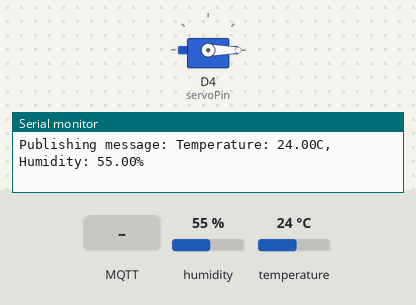
The sketch below on a simulated ESP8266 (NodeMCU). Parts: servo, the last lines printed to the serial monitor. The test bench sets the inputs (shaded band); at power-on: humidity 55 %, temperature 24 °C. WiFi joins after 1.5 s; servers stay silent unless stated; no MQTT or app messages arrive unless stated.

Above: at 2.7 s.
2.8 s: MQTT message "ON" arrives on the first subscribed topic
At 4.8 s:
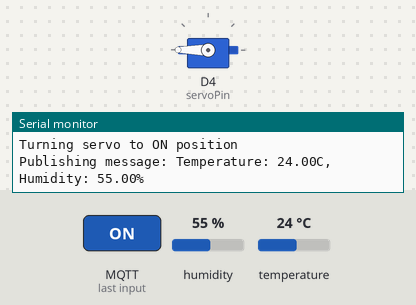
5.1 s: MQTT message "OFF" arrives on the first subscribed topic
At 6.2 s:
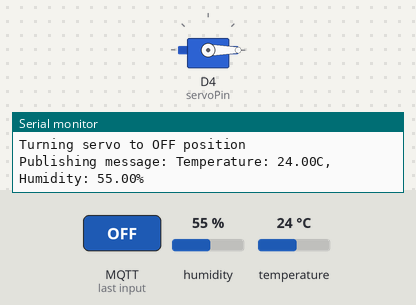
Timing chart, 0 to 8.1 s (numbered marks = the images above; inputs shaded):
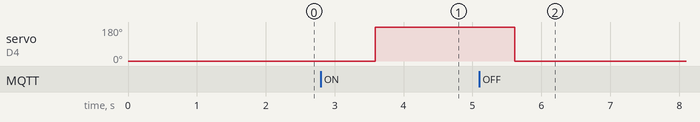

Measured:
- after the input at 2.8 s, servo on D4 (servoPin): 0° → 180° after 0.79 s
- after the input at 5.1 s, servo on D4 (servoPin): 180° → 0° after 0.52 s

The sketch:

motor_server_and_dht11.ino
```cpp
#include <ESP8266WiFi.h>
#include <PubSubClient.h>
#include <Servo.h>
#include "DHT.h"
#include <Wire.h>
// #include <LiquidCrystal_I2C.h>

#define DHTPIN D2      // 定義DHT傳感器數據引腳連接到ESP8266的D2
#define DHTTYPE DHT11  // 如果你使用的是DHT22，將DHT11替換為DHT22
// 設定 LCD 地址 (通常是 0x27 或 0x3F)
// LiquidCrystal_I2C lcd(0x27, 16, 2);

DHT dht(DHTPIN, DHTTYPE);
const char* ssid = "SEC304";
const char* password = "sec304sec304";
const char* mqtt_server = "34.168.176.224";

WiFiClient espClient;
PubSubClient client(espClient);
Servo myservo;  // 創建伺服對象來控制伺服馬達

int servoPin = D4;  // 伺服控制腳位
int onPosition = 180; // ON 位置
int offPosition = -180; // OFF 位置

void setup_wifi() {
  delay(10);
  Serial.println();
  Serial.print("Connecting to ");
  Serial.println(ssid);

  WiFi.begin(ssid, password);

  int wifi_attempts = 0;
  while (WiFi.status() != WL_CONNECTED) {
    delay(500);
    Serial.print(".");
    wifi_attempts++;
    if (wifi_attempts > 20) {  // 10 seconds timeout for WiFi connection
      Serial.println();
      Serial.println("Failed to connect to WiFi");
      return;
    }
  }

  Serial.println("");
  Serial.println("WiFi connected");
  Serial.println("IP address: ");
  Serial.println(WiFi.localIP());
}

void callback(char* topic, byte* payload, unsigned int length) {
  String message;
  for (unsigned int i = 0; i < length; i++) {
    message += (char)payload[i];
  }

  Serial.print("Message arrived [");
  Serial.print(topic);
  Serial.print("] ");
  Serial.println(message);

  if (message == "ON") {
    Serial.println("Turning servo to ON position");
    myservo.write(onPosition); // 轉動伺服馬達到 ON 位置
  } else if (message == "OFF") {
    Serial.println("Turning servo to OFF position");
    myservo.write(offPosition); // 轉動伺服馬達到 OFF 位置
  }
}

void reconnect() {
  while (!client.connected()) {
    Serial.print("Attempting MQTT connection...");
    Serial.print("Server: ");
    Serial.print(mqtt_server);
    Serial.print(", Port: 1883");

    if (client.connect("ESP8266Client")) {
      Serial.println("connected");
      client.subscribe("esp8266/control");
    } else {
      Serial.print("failed, rc=");
      Serial.print(client.state());
      Serial.println(" try again in 5 seconds");
      delay(5000);
    }
  }
}

void setup() {
  pinMode(LED_BUILTIN, OUTPUT);
  digitalWrite(LED_BUILTIN, HIGH); // Turn the LED off initially

  myservo.attach(servoPin);  // 將伺服物件附加到伺服控制腳位
  myservo.write(offPosition); // 初始化伺服位置為 OFF

  Serial.begin(115200);
  setup_wifi();
  dht.begin();
  if (WiFi.status() == WL_CONNECTED) {
    client.setServer(mqtt_server, 1883);
    client.setCallback(callback);
  } else {
    Serial.println("Skipping MQTT setup due to WiFi connection failure");
  }

  // lcd.begin(16,2);
  // lcd.backlight();

  // // 顯示訊息
  // lcd.setCursor(0, 0);
  // lcd.print("Hello, World!");
  // lcd.setCursor(0, 1);
  // lcd.print("ESP8266 LCD");
}

void loop() {
  if (WiFi.status() == WL_CONNECTED) {
    if (!client.connected()) {
      reconnect();
    }
    client.loop();

    float h = dht.readHumidity();
    float t = dht.readTemperature();
    if (isnan(h) || isnan(t)) {
      Serial.println("Failed to read from DHT sensor!");
      return;
    }

    String payload = "Temperature: " + String(t) + "C, Humidity: " + String(h) + "%";
    Serial.print("Publishing message: ");
    Serial.println(payload);
    client.publish("esp8266/DHT11", payload.c_str());
  } else {
    Serial.println("WiFi not connected");
  }

  delay(2000); // 延遲2秒
}
```
